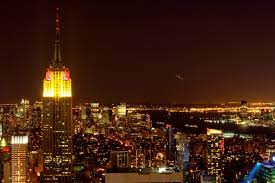
#> input picture research/Python/data/empire.jpg, 275 x 183 px
$ python fun_ImagePatchTransformingUsingMatrix.py
#> lines starting #> are read from the running program, lines starting #| are printed output that depends on the picture
from numpy import array
from PIL import Image
from scipy import ndimage
from matplotlib.pyplot import figure, gray, imshow, show


im_type_ndarray = array(
    Image.open('data/empire.jpg').convert('L')
)
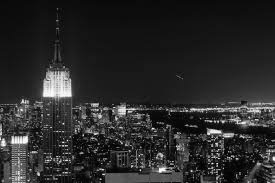
#> im_type_ndarray: shape (183, 275); min 1, max 253, mean 41.5
H_type_ndarray = array(
    [
        [ 1.4, 0.05, -100 ],
        [ 0.05, 1.5, -100 ],
        [ 0, 0, 1 ]
    ]
)

im2_type_ndarray = ndimage.affine_transform(
    im_type_ndarray,
    H_type_ndarray[ :2, :2 ],
    ( H_type_ndarray[ 0, 2 ], H_type_ndarray[ 1, 2 ] )
)
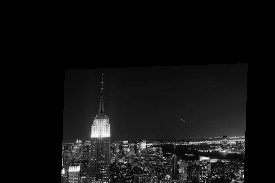
#> im2_type_ndarray: shape (183, 275); min 0, max 255, mean 16.9

# zeros are black

figure()
gray()
imshow(im2_type_ndarray)
show()
